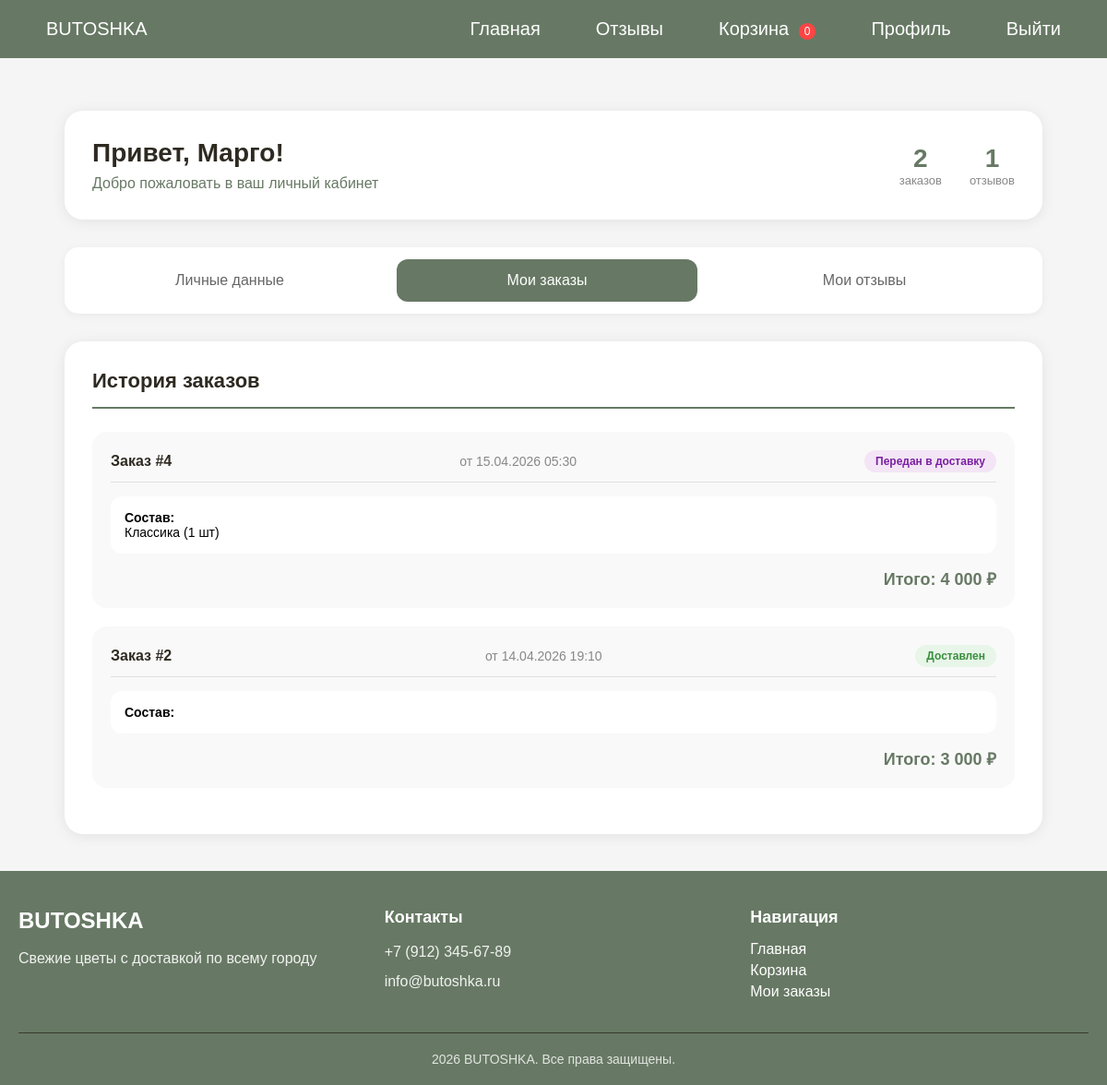
The page /profile.php?tab=orders (signed in) on the database its author committed.
### tables this page shows
CREATE TABLE `users` (
  `id` int NOT NULL,
  `login` varchar(250) NOT NULL,
  `phone` varchar(100) NOT NULL,
  `email` varchar(150) NOT NULL,
  `pass` varchar(255) NOT NULL,
  `role` enum('user','admin') DEFAULT 'user'
);

CREATE TABLE `orders` (
  `id_order` int NOT NULL,
  `user_id` int NOT NULL,
  `address` text NOT NULL,
  `order_price` decimal(10,2) NOT NULL,
  `delivery_date` date DEFAULT NULL,
  `card_number` varchar(20) DEFAULT NULL,
  `recipient_name` varchar(250) DEFAULT NULL,
  `recipient_phone` varchar(100) DEFAULT NULL,
  `status` enum('new','assembling','shipped','delivered') DEFAULT 'new',
  `created_at` timestamp NULL DEFAULT CURRENT_TIMESTAMP
);

### profile.php (the view, shortened to what this page needs)
<?php
require_once('db.php');
$user_id = $_SESSION['user_id'];
$user_sql = $conn->prepare("SELECT * FROM users WHERE id = ?");
$user_sql->bind_param('i', $user_id);
$user_sql->execute();
$user_result = $user_sql->get_result();
$user = $user_result->fetch_assoc();
$orders = [];
$sql = "SELECT o.*,
               GROUP_CONCAT(CONCAT(p.name, ' (', oi.quantity, ' шт)') SEPARATOR ', ') as products_list
        FROM orders o
        LEFT JOIN order_items oi ON o.id_order = oi.order_id
        LEFT JOIN products p ON oi.product_id = p.id
        WHERE o.user_id = $user_id
        GROUP BY o.id_order
        ORDER BY o.created_at DESC";
$result = $conn->query($sql);
if ($result && $result->num_rows > 0) {
    while ($row = $result->fetch_assoc()) {
        $orders[] = $row;
    }
}
$user_reviews = [];
$reviews_sql = "SELECT * FROM reviews WHERE user_id = $user_id ORDER BY created_at DESC";
$reviews_result = $conn->query($reviews_sql);
if ($reviews_result && $reviews_result->num_rows > 0) {
    while ($row = $reviews_result->fetch_assoc()) {
        $user_reviews[] = $row;
    }
}
function getStatusLabel($status) {
    $labels = [
        'new' => 'Новый',
        'assembling' => 'В сборке',
        'shipped' => 'Передан в доставку',
        'delivered' => 'Доставлен'
    ];
    return $labels[$status] ?? $status;
}
function getStatusClass($status) {
    $classes = [
        'new' => 'status-new',
        'assembling' => 'status-assembling',
        'shipped' => 'status-shipped',
        'delivered' => 'status-delivered'
    ];
    return $classes[$status] ?? '';
}
$active_tab = isset($_GET['tab']) ? $_GET['tab'] : 'profile';
?>
<!DOCTYPE html>
<html lang="ru">
<head>
    <link rel="stylesheet" href="css/style.css">
</head>
<body>
    <?php include 'header.php'; ?>
    <main>
    <div class="profile-page">
        <div class="profile-container">
            <div class="profile-header">
                <div class="profile-welcome">
                    <h1>Привет, <?= htmlspecialchars($user['login']) ?>!</h1>
                    <p>Добро пожаловать в ваш личный кабинет</p>
                </div>
                <div class="profile-stats">
                    <div class="stat-item">
                        <div class="stat-value"><?= count($orders) ?></div>
                        <div class="stat-label">заказов</div>
                    </div>
                    <div class="stat-item">
                        <div class="stat-value"><?= count($user_reviews) ?></div>
                        <div class="stat-label">отзывов</div>
                    </div>
                </div>
            </div>
            <div class="profile-tabs">
                <button class="tab-btn <?= $active_tab == 'profile' ? 'active' : '' ?>" data-tab="profile">Личные данные</button>
                <button class="tab-btn <?= $active_tab == 'orders' ? 'active' : '' ?>" data-tab="orders">Мои заказы</button>
                <button class="tab-btn <?= $active_tab == 'reviews' ? 'active' : '' ?>" data-tab="reviews">Мои отзывы</button>
            </div>
            <div id="tab-orders" class="tab-content <?= $active_tab == 'orders' ? 'active' : '' ?>">
                <div class="profile-card">
                    <h3>История заказов</h3>
                    <?php if (empty($orders)): ?>
                        <div class="empty-state">
                            <p>📭 У вас пока нет заказов</p>
                            <a href="index.php#catalog" class="btn">Перейти к покупкам</a>
                        </div>
                    <?php else: ?>
                        <?php foreach ($orders as $order): ?>
                            <div class="order-card">
                                <div class="order-header">
                                    <span class="order-number">Заказ #<?= $order['id_order'] ?></span>
                                    <span class="order-date">от <?= date('d.m.Y H:i', strtotime($order['created_at'])) ?></span>
                                    <span class="status-badge <?= getStatusClass($order['status'] ?? 'new') ?>">
                                        <?= getStatusLabel($order['status'] ?? 'new') ?>
                                    </span>
                                </div>
                                <div class="order-products">
                                    <strong>Состав:</strong><br>
                                    <?= htmlspecialchars($order['products_list']) ?>
                                </div>
                                <div class="order-total">
                                    Итого: <?= number_format($order['order_price'], 0, '', ' ') ?> ₽
                                </div>
                            </div>
                        <?php endforeach; ?>
                    <?php endif; ?>
                </div>
            </div>
        </div>
    </div>
    </main>
    <?php include 'footer.php'; ?>

### css/style.css (style rules this page uses)
* { margin: 0; padding: 0; box-sizing: border-box; }
html, body { height: 100%; margin: 0; padding: 0; }
body { display: flex; flex-direction: column; font-family: Arial, Helvetica, sans-serif; min-height: 100vh; }
main { flex: 1 0 auto; width: 100%; }
button { margin: 5px; padding-block: 5px; max-width: 326px; border-radius: 5px; cursor: pointer; border: none; background-color: rgb(247, 244, 240); margin-left: 8px; }

### profile.php (style rules this page uses)
.profile-page { background: #f5f5f5; min-height: calc(100vh - 200px); padding: 40px 0; }
.profile-container { max-width: 1100px; margin: 0 auto; padding: 0 20px; }
.profile-header { background: white; border-radius: 20px; padding: 30px; margin-top: 80px; margin-bottom: 30px; box-shadow: 0 2px 15px rgba(0,0,0,0.08); display: flex; justify-content: space-between; align-items: center; flex-wrap: wrap; gap: 20px; }
.profile-welcome h1 { color: #2e2a21; font-size: 28px; margin-bottom: 8px; }
.profile-welcome p { color: #677964; font-size: 16px; }
.profile-stats { display: flex; gap: 30px; }
.stat-item { text-align: center; }
.stat-value { font-size: 28px; font-weight: bold; color: #677964; }
.stat-label { font-size: 13px; color: #888; }
.profile-tabs { display: flex; gap: 5px; background: white; border-radius: 15px; padding: 8px; margin-bottom: 30px; box-shadow: 0 2px 10px rgba(0,0,0,0.05); flex-wrap: wrap; }
.tab-btn { flex: 1; padding: 14px 20px; background: transparent; border: none; border-radius: 12px; font-size: 16px; font-weight: 500; color: #666; cursor: pointer; transition: all 0.3s; text-align: center; }
.tab-btn.active { background: #677964; color: white; }
.tab-content { display: none; animation: fadeIn 0.3s ease; }
.tab-content.active { display: block; }
.profile-card { background: white; border-radius: 20px; padding: 30px; box-shadow: 0 2px 15px rgba(0,0,0,0.08); }
.profile-card h3 { color: #2e2a21; font-size: 22px; margin-bottom: 25px; padding-bottom: 15px; border-bottom: 2px solid #677964; }
.order-card { background: #f9f9f9; border-radius: 16px; padding: 20px; margin-bottom: 20px; transition: all 0.3s; }
.order-header { display: flex; justify-content: space-between; align-items: center; flex-wrap: wrap; margin-bottom: 15px; padding-bottom: 10px; border-bottom: 1px solid #e0e0e0; }
.order-number { font-weight: bold; color: #2e2a21; }
.order-date { color: #888; font-size: 14px; }
.status-badge { padding: 5px 12px; border-radius: 20px; font-size: 12px; font-weight: 600; }
.status-shipped { background: #f3e5f5; color: #7b1fa2; }
.status-delivered { background: #e8f5e9; color: #388e3c; }
.order-products { background: white; padding: 15px; border-radius: 12px; margin: 15px 0; font-size: 14px; }
.order-total { text-align: right; font-size: 18px; font-weight: bold; color: #677964; }

### rows shown on the page
users: login "Марго"
orders: id_order "4", created_at "15.04.2026 05:30", status "Передан в доставку", products_list "Классика (1 шт)", order_price "4 000"
orders: id_order "2", created_at "14.04.2026 19:10", status "Доставлен", order_price "3 000"

### other values the page prints
count($orders) "2"
count($user_reviews) "1"
